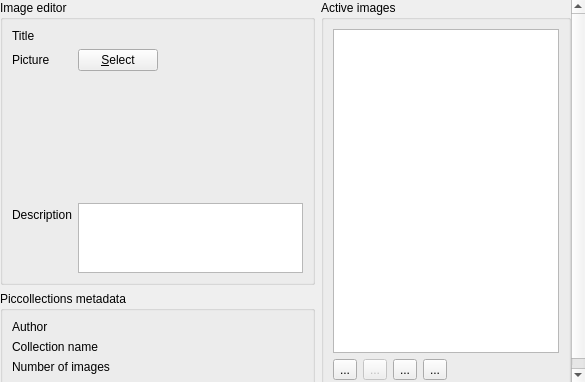
<?xml version="1.0" encoding="UTF-8"?>
<ui version="4.0">
 <class>PicCollectionEditor</class>
 <widget class="QWidget" name="PicCollectionEditor">
  <property name="geometry">
   <rect>
    <x>0</x>
    <y>0</y>
    <width>585</width>
    <height>382</height>
   </rect>
  </property>
  <property name="windowTitle">
   <string>Form</string>
  </property>
  <layout class="QHBoxLayout" name="horizontalLayout">
   <property name="leftMargin">
    <number>0</number>
   </property>
   <property name="topMargin">
    <number>0</number>
   </property>
   <property name="rightMargin">
    <number>0</number>
   </property>
   <property name="bottomMargin">
    <number>0</number>
   </property>
   <item>
    <widget class="QScrollArea" name="scrollArea">
     <property name="frameShape">
      <enum>QFrame::NoFrame</enum>
     </property>
     <property name="widgetResizable">
      <bool>true</bool>
     </property>
     <widget class="QWidget" name="scrollAreaWidgetContents">
      <property name="geometry">
       <rect>
        <x>0</x>
        <y>0</y>
        <width>569</width>
        <height>415</height>
       </rect>
      </property>
      <layout class="QGridLayout" name="gridLayout">
       <property name="leftMargin">
        <number>0</number>
       </property>
       <property name="topMargin">
        <number>0</number>
       </property>
       <property name="rightMargin">
        <number>0</number>
       </property>
       <property name="bottomMargin">
        <number>0</number>
       </property>
       <item row="1" column="0">
        <widget class="QGroupBox" name="groupBox_3">
         <property name="title">
          <string>Piccollections metadata</string>
         </property>
         <layout class="QFormLayout" name="formLayout_2">
          <property name="fieldGrowthPolicy">
           <enum>QFormLayout::AllNonFixedFieldsGrow</enum>
          </property>
          <item row="0" column="0">
           <widget class="QLabel" name="label_3">
            <property name="text">
             <string>Author</string>
            </property>
           </widget>
          </item>
          <item row="0" column="1">
           <widget class="LineEditWithStatus" name="m_txtAuthor" native="true"/>
          </item>
          <item row="1" column="0">
           <widget class="QLabel" name="label_4">
            <property name="text">
             <string>Collection name</string>
            </property>
           </widget>
          </item>
          <item row="1" column="1">
           <widget class="LineEditWithStatus" name="m_txtName" native="true"/>
          </item>
          <item row="2" column="0">
           <widget class="QLabel" name="label_6">
            <property name="text">
             <string>Number of images</string>
            </property>
           </widget>
          </item>
          <item row="2" column="1">
           <widget class="LineEditWithStatus" name="m_txtNumberOfImages" native="true"/>
          </item>
         </layout>
        </widget>
       </item>
       <item row="0" column="1" rowspan="3">
        <widget class="QGroupBox" name="groupBox_2">
         <property name="title">
          <string>Active images</string>
         </property>
         <layout class="QGridLayout" name="gridLayout_2">
          <item row="1" column="0">
           <widget class="PlainToolButton" name="m_btnImageAdd">
            <property name="toolTip">
             <string>Add new image.</string>
            </property>
            <property name="text">
             <string>...</string>
            </property>
            <property name="iconSize">
             <size>
              <width>24</width>
              <height>24</height>
             </size>
            </property>
           </widget>
          </item>
          <item row="1" column="3">
           <widget class="PlainToolButton" name="m_btnImageDown">
            <property name="toolTip">
             <string>Move image down.</string>
            </property>
            <property name="text">
             <string>...</string>
            </property>
            <property name="iconSize">
             <size>
              <width>24</width>
              <height>24</height>
             </size>
            </property>
           </widget>
          </item>
          <item row="1" column="1">
           <widget class="PlainToolButton" name="m_btnImageRemove">
            <property name="enabled">
             <bool>false</bool>
            </property>
            <property name="toolTip">
             <string>Remove selected image.</string>
            </property>
            <property name="text">
             <string>...</string>
            </property>
            <property name="iconSize">
             <size>
              <width>24</width>
              <height>24</height>
             </size>
            </property>
           </widget>
          </item>
          <item row="1" column="2">
           <widget class="PlainToolButton" name="m_btnImageUp">
            <property name="toolTip">
             <string>Move image up.</string>
            </property>
            <property name="text">
             <string>...</string>
            </property>
            <property name="iconSize">
             <size>
              <width>24</width>
              <height>24</height>
             </size>
            </property>
           </widget>
          </item>
          <item row="1" column="4">
           <spacer name="horizontalSpacer">
            <property name="orientation">
             <enum>Qt::Horizontal</enum>
            </property>
            <property name="sizeHint" stdset="0">
             <size>
              <width>0</width>
              <height>0</height>
             </size>
            </property>
           </spacer>
          </item>
          <item row="0" column="0" colspan="5">
           <widget class="QListWidget" name="m_listImages">
            <property name="sizePolicy">
             <sizepolicy hsizetype="Expanding" vsizetype="Expanding">
              <horstretch>1</horstretch>
              <verstretch>0</verstretch>
             </sizepolicy>
            </property>
            <property name="toolTip">
             <string>This list contains already added images.</string>
            </property>
           </widget>
          </item>
         </layout>
        </widget>
       </item>
       <item row="0" column="0">
        <widget class="QGroupBox" name="m_groupImageEditor">
         <property name="title">
          <string>Image editor</string>
         </property>
         <layout class="QFormLayout" name="formLayout">
          <property name="fieldGrowthPolicy">
           <enum>QFormLayout::AllNonFixedFieldsGrow</enum>
          </property>
          <item row="0" column="0">
           <widget class="QLabel" name="label">
            <property name="text">
             <string>Title</string>
            </property>
           </widget>
          </item>
          <item row="0" column="1">
           <widget class="LineEditWithStatus" name="m_txtTitle" native="true"/>
          </item>
          <item row="1" column="0">
           <widget class="QLabel" name="label_5">
            <property name="text">
             <string>Picture</string>
            </property>
           </widget>
          </item>
          <item row="1" column="1">
           <layout class="QHBoxLayout" name="horizontalLayout_12">
            <item>
             <widget class="QPushButton" name="m_btnPictureSelect">
              <property name="text">
               <string>&amp;Select</string>
              </property>
             </widget>
            </item>
            <item>
             <widget class="LabelWithStatus" name="m_lblPictureFile" native="true">
              <property name="sizePolicy">
               <sizepolicy hsizetype="Expanding" vsizetype="Preferred">
                <horstretch>0</horstretch>
                <verstretch>0</verstretch>
               </sizepolicy>
              </property>
              <property name="layoutDirection">
               <enum>Qt::RightToLeft</enum>
              </property>
             </widget>
            </item>
           </layout>
          </item>
          <item row="2" column="1">
           <widget class="QLabel" name="m_lblPictureView">
            <property name="minimumSize">
             <size>
              <width>0</width>
              <height>120</height>
             </size>
            </property>
            <property name="maximumSize">
             <size>
              <width>16777215</width>
              <height>130</height>
             </size>
            </property>
            <property name="frameShape">
             <enum>QFrame::NoFrame</enum>
            </property>
            <property name="text">
             <string/>
            </property>
            <property name="alignment">
             <set>Qt::AlignHCenter|Qt::AlignTop</set>
            </property>
           </widget>
          </item>
          <item row="4" column="0">
           <widget class="QLabel" name="label_7">
            <property name="text">
             <string>Description</string>
            </property>
           </widget>
          </item>
          <item row="4" column="1">
           <widget class="QTextEdit" name="m_txtDescription">
            <property name="maximumSize">
             <size>
              <width>16777215</width>
              <height>100</height>
             </size>
            </property>
           </widget>
          </item>
         </layout>
        </widget>
       </item>
      </layout>
     </widget>
    </widget>
   </item>
  </layout>
 </widget>
 <customwidgets>
  <customwidget>
   <class>PlainToolButton</class>
   <extends>QToolButton</extends>
   <header>plaintoolbutton.h</header>
  </customwidget>
  <customwidget>
   <class>LineEditWithStatus</class>
   <extends>QWidget</extends>
   <header>lineeditwithstatus.h</header>
   <container>1</container>
  </customwidget>
  <customwidget>
   <class>LabelWithStatus</class>
   <extends>QWidget</extends>
   <header>labelwithstatus.h</header>
   <container>1</container>
  </customwidget>
 </customwidgets>
 <resources/>
 <connections/>
</ui>
